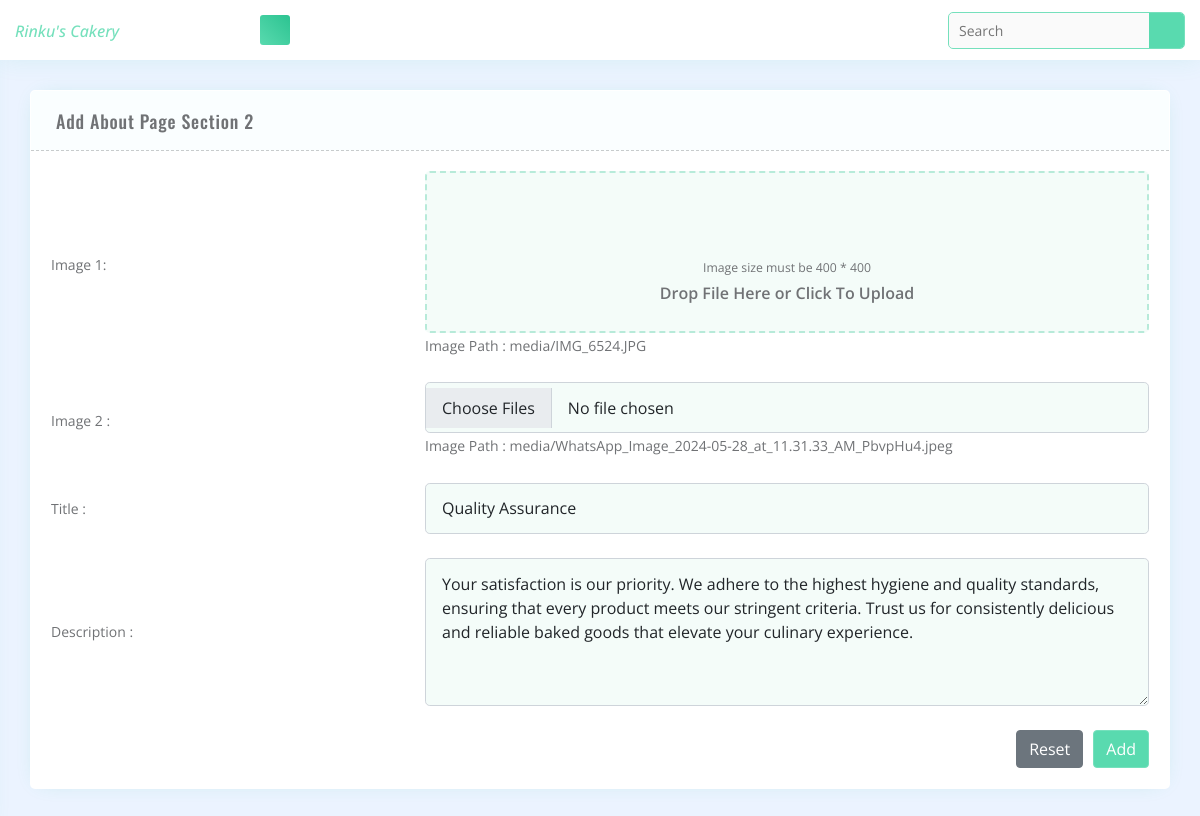
The page /update_about_sec2/1 on the database its author committed.
### rinku_cakery_admin/models.py (models this page shows)
class Aboutsec2(models.Model):
    as2title = models.CharField(max_length = 200)
    as2image1 = models.FileField(upload_to= 'media/',)
    as2image2 = models.FileField(upload_to= 'media/',default=None)
    as2desc = models.TextField(blank=True)

### rinku_cakery_admin/views.py (the view)
# urls.py: path('update_about_sec2/<int:id>',update_about_sec2,name='update_about_sec2'),
def update_about_sec2(request,id):
    uas2 = get_object_or_404(Aboutsec2,id=id)
    if request.method == "POST":
        as2 = About_sec2_data(request.POST,request.FILES,instance=uas2)
        if as2.is_valid():
            as2.save()
            return redirect('/view_about_sec2')
        else:
            print(as2.errors)
            return render(request,"About-Page/add-about_sec2.html",{"as2":as2})
    else:
        as2 = About_sec2_data(instance = uas2,initial={'as2image1': uas2.as2image1, 'as2image2': uas2.as2image2,'as2title': uas2.as2title, 'as2desc': uas2.as2desc})
    return render(request,"About-Page/add-about_sec2.html",{"as2":as2})

### rinku_cakery_admin/models.py
class About_sec2_data(ModelForm):
    class Meta:
        model = Aboutsec2
        fields = ["as2title" ,"as2image1","as2image2","as2desc" ]

### rinku_cakery_admin/templates/About-Page/add-about_sec2.html (shortened to what this page needs)
{% extends "base.html" %} {% load static %} {% block content %}
        <div class="main-content">
            <div class="row">
                <div class="col-xl-12 col-lg-12">
                    <div class="panel mb-g">
                        <div class="panel-heading">
                            <h3>Add About Page Section 2</h3>
                        </div>
                        <form action="" method="post" enctype="multipart/form-data">
                            <div class="panel-body">
                                <form class="add-product">
                                    <div class="row g-lg-4 g-2 align-items-center">
                                        <div class="col-sm-4">
                                            <label for="AddProduct"> Image 1:</label>
                                        </div>
                                        <div class="col-sm-8">
                                            Image Path : {{ as2.initial.as2image1 }}
                                        </div>
                                        <div class="col-sm-4">
                                            <label for="AddProduct">Image 2 :</label>
                                        </div>
                                        <div class="col-sm-8">
                                            <input type="file" id="AddProduct" name="{{ as2.as2image2.name }}" value="{{ as2.initial.as2image }}" class="form-control form-control-lg" accept=".jpg,.jpeg,.png" required multiple>Image Path : {{ as2.initial.as2image2 }}
                                        </div>
                                        <div class="col-sm-4">
                                            <label for="ProductName"> Title :</label>
                                        </div>
                                        <div class="col-sm-8">
                                            <input type="text" id="ProductName" name="{{ as2.as2title.name }}" value="{{ as2.initial.as2title }}" class="form-control form-control-lg" required>
                                        </div>
                                        <div class="col-sm-4">
                                            <label for="ProductDscr"> Description :</label>
                                        </div>
                                        <div class="col-sm-8">
                                            <textarea name="{{ as2.as2desc.name }}" value="{{ as2.initial.as2desc }}" id="ProductDscr" rows="5" class="form-control form-control-lg" required>{{ as2.initial.as2desc }}</textarea>
                                        </div>
                                        <div class="col-12">
                                            <div class="btn-box justify-content-end">
                                                <input type="reset" class="btn btn-secondary" value="Reset">
                                                <input type="submit" value="Add" class="btn btn-primary">
                                            </div>
                                        </div>
                                    </div>
                                </form>
                            </div>
                        </form>
                    </div>
                </div>
            </div>
        </div>
        {% endblock %}

### rows shown on the page
Aboutsec2: initial.as2image1 "media/IMG_6524.JPG", initial.as2image2 "media/WhatsApp_Image_2024-05-28_at_11.31.33_AM_PbvpHu4.jpeg", as2title "Quality Assurance", as2desc "Your satisfaction is our priority. We adhere to the highest hygiene and quality standards, ensuring that every product meets our stringent criteria. Trust us for consistently delicious and reliable baked goods that elevate your culinary experience."
